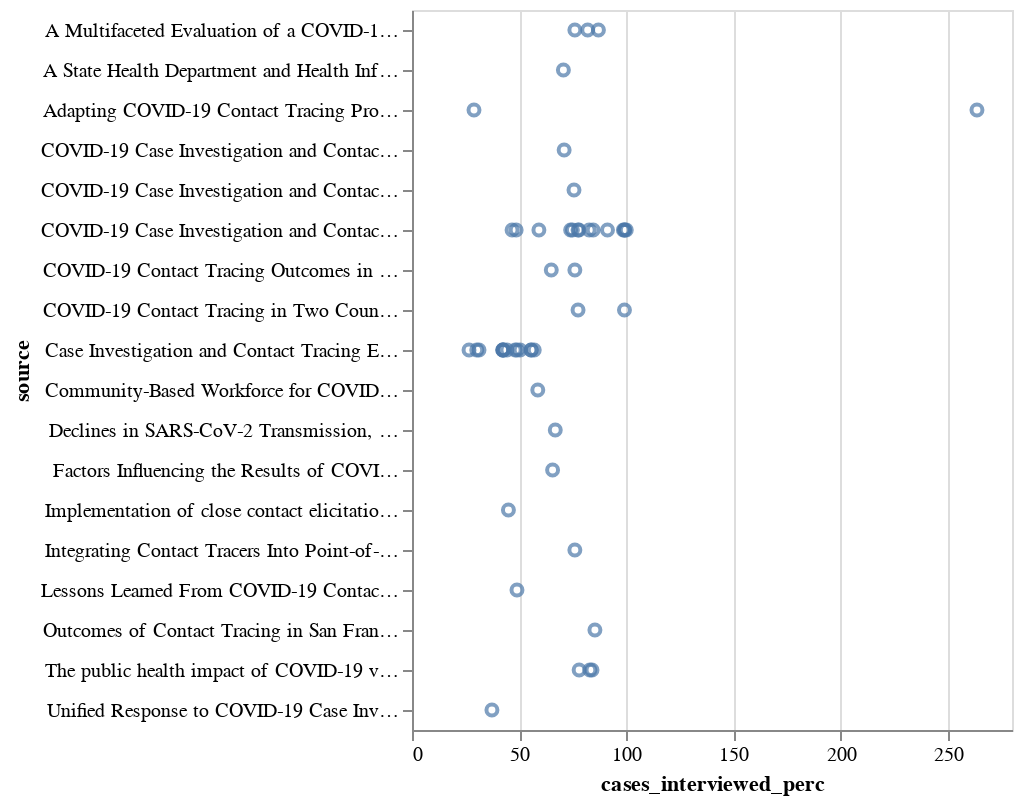

This figure's notebook cell:
### Code cell
alt.Chart(df).mark_point().encode(
    alt.X("cases_interviewed_perc:Q"),
    alt.Y("source:N")
)
